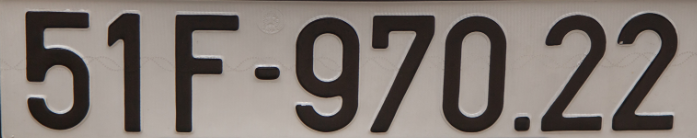
#> input picture bsx_oto.png, 697 x 138 px
$ python bienSoXe.py
#> lines starting #> are read from the running program, lines starting #| are printed output that depends on the picture; after the words box and inside, x2 and y2 are one past the last pixel; in counts of white or black regions, pixels touching at a corner belong together
import cv2
import pytesseract as pt
import numpy as np
from tkinter import *

pt.pytesseract.tesseract_cmd = r'E:\Tesseract-OCR\tesseract.exe'

img = cv2.imread('bsx_oto.png')
#> img is the input picture: shape (138, 697, 3); mean B, G, R 114.6, 120.2, 129.1

'''LAY MA MAU
opencv chỉ chấp nhận RGB trong BGR
'''
''''
'--oem 3 --psm 7 -c tessedit_char_whitelist=ABCDEFGHIJKLMNOPQRSTUVWXYZ0123456789'
'''

'''XU LY ANH'''

img = cv2.cvtColor(img,cv2.COLOR_BGR2GRAY)
#> img: shape (138, 697)

binary = cv2.threshold(img, 0, 255, cv2.THRESH_BINARY + cv2.THRESH_OTSU)[1] #tach nen
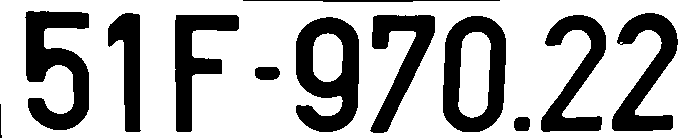
#> binary: shape (138, 697); 70.2% white; 12 black regions, largest, box (x1, y1, x2, y2) and area: (296, 17, 359, 132) 4404, (25, 11, 89, 130) 4377, (443, 16, 506, 132) 4013
binary = cv2.medianBlur(binary,5)
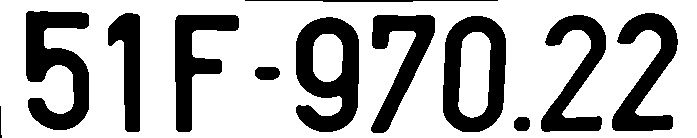
#> binary: shape (138, 697); 70.3% white; 12 black regions, largest, box (x1, y1, x2, y2) and area: (296, 17, 359, 132) 4410, (26, 11, 89, 130) 4367, (443, 16, 506, 132) 4017

kernel1 = np.ones((5,5),np.uint8)
binary = cv2.dilate(binary, kernel1, iterations = 2)
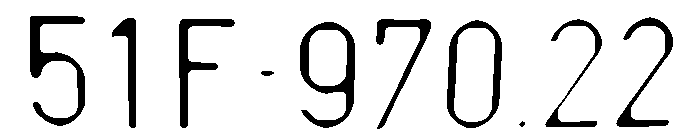
#> binary: shape (138, 697); 88.2% white; 10 black regions, largest, box (x1, y1, x2, y2) and area: (30, 16, 85, 126) 1961, (300, 22, 355, 128) 1895, (447, 20, 502, 128) 1633

kernel2 = np.ones((5,5),np.uint8)
binary = cv2.erode(binary, kernel2, iterations = 2)
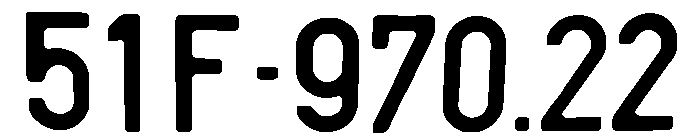
#> binary: shape (138, 697); 70.9% white; 10 black regions, largest, box (x1, y1, x2, y2) and area: (296, 18, 359, 132) 4391, (26, 12, 89, 130) 4337, (443, 16, 506, 132) 4017

kernel3 = np.ones((5,5),np.uint8)
binary = cv2.morphologyEx(binary, cv2.MORPH_OPEN, kernel3)
#> binary: shape (138, 697); 70.9% white; 10 black regions, largest, box (x1, y1, x2, y2) and area: (296, 18, 359, 132) 4394, (26, 12, 89, 130) 4341, (443, 16, 506, 132) 4021

binary = cv2.bilateralFilter(binary, 11, 17, 17)  # Blur to reduce noise


#> (the run stopped early here; a loop or call above may not have finished)
